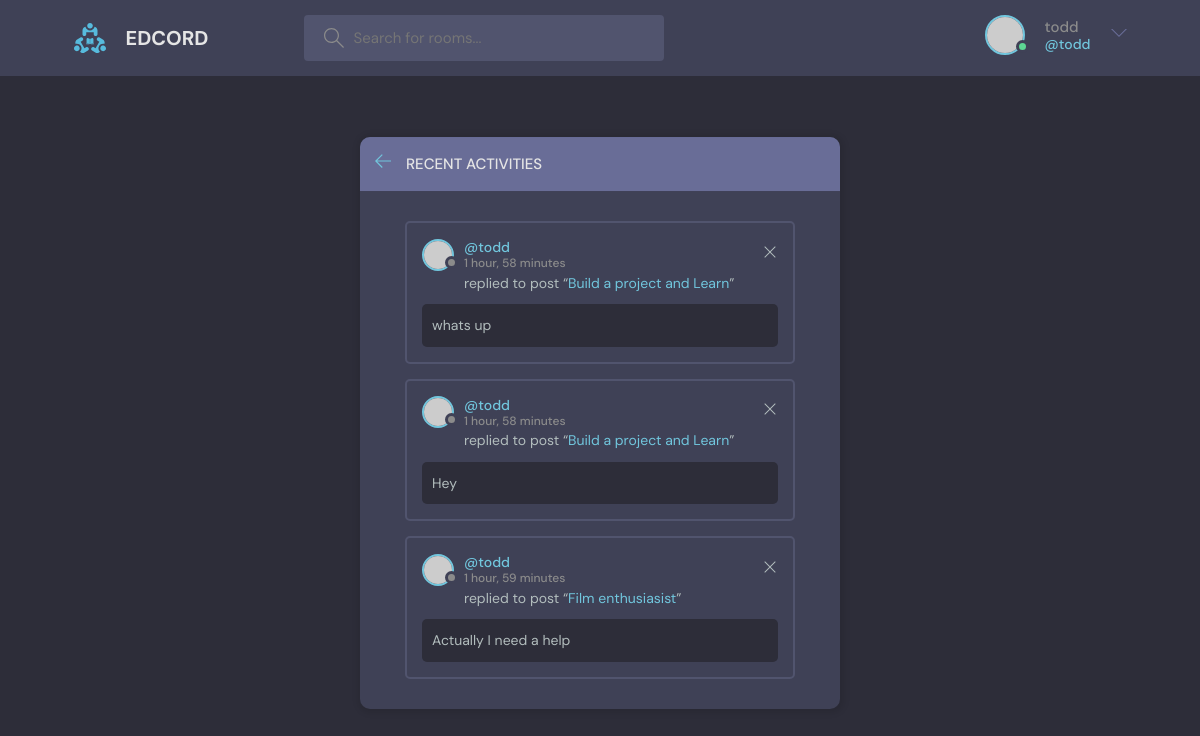
Screenshot of /activity/ (signed in) with the database file from the repository.
### base/models.py (models this page shows, shortened)
class Message(models.Model):
    user=models.ForeignKey(User,on_delete=CASCADE)
    room=models.ForeignKey(Room,on_delete=CASCADE)
    body=models.TextField()
    updated=models.DateTimeField(auto_now=True)
    created=models.DateTimeField(auto_now_add=True)
    class Meta:
        ordering=['-updated','-created']

class Room(models.Model):
    host=models.ForeignKey(User,on_delete=SET_NULL,null=True)
    topic=models.ForeignKey(Topic,on_delete=CASCADE,null=True)
    name=models.CharField(max_length=200)
    description=models.TextField(null=True,blank=True)
    participants=models.ManyToManyField(User,related_name='participants',blank=True)
    updated=models.DateTimeField(auto_now=True)
    created=models.DateTimeField(auto_now_add=True)
    class Meta:
        ordering=['-updated','-created']

### base/views.py (the view)
# urls.py: path('activity/',views.ActivityPage,name='activity'),
def ActivityPage(request):
    room_messages=Message.objects.all()[0:3]
    return render(request,'base/activity.html',{'room_messages':room_messages})

### base/templates/base/activity.html
{% extends 'main.html' %}
{% block content %}
    <main class="layout">
      <div class="container">
        <div class="layout__box">
          <div class="layout__boxHeader">
            <div class="layout__boxTitle">
              <a href="{% url 'home' %}">
                <svg version="1.1" xmlns="http://www.w3.org/2000/svg" width="32" height="32" viewBox="0 0 32 32">
                  <title>arrow-left</title>
                  <path
                    d="M13.723 2.286l-13.723 13.714 13.719 13.714 1.616-1.611-10.96-10.96h27.625v-2.286h-27.625l10.965-10.965-1.616-1.607z"
                  ></path>
                </svg>
              </a>
              <h3>Recent Activities</h3>
            </div>
          </div>
          <div class="activities-page layout__body">
            {% for message in room_messages %}
            <div class="activities__box">
              <div class="activities__boxHeader roomListRoom__header">
                <a href="{% url 'user-profile' message.user.id %}" class="roomListRoom__author">
                  <div class="avatar avatar--small">
                    <img src="https://randomuser.me/api/portraits/women/11.jpg" />
                  </div>
                  <p>
                    @{{message.user}}
                    <span>{{message.created|timesince}}</span>
                  </p>
                </a>
                {% if request.user == message.user %}
                <div class="roomListRoom__actions">
                  <a href="{% url 'delete-message' message.id %}">
                    <svg version="1.1" xmlns="http://www.w3.org/2000/svg" width="32" height="32" viewBox="0 0 32 32">
                      <title>remove</title>
                      <path
                        d="M27.314 6.019l-1.333-1.333-9.98 9.981-9.981-9.981-1.333 1.333 9.981 9.981-9.981 9.98 1.333 1.333 9.981-9.98 9.98 9.98 1.333-1.333-9.98-9.98 9.98-9.981z"
                      ></path>
                    </svg>
                  </a>
                </div>
                {% endif %}
              </div>
              <div class="activities__boxContent">
                <p>replied to post “<a href="{% url 'room' message.room.id %}">{{message.room.name}}</a>”</p>
                <div class="activities__boxRoomContent">
                  {{message.body}}
                </div>
              </div>
            </div>
            {% endfor %}
          </div>
        </div>
      </div>
    </main>
{% endblock %}

### templates/navbar.html (shortened to what this page needs)
{% load static %}
<header class="header header--loggedIn">
    <div class="container">
      <a href="{% url 'home' %}" class="header__logo">
        <img src="{% static 'images/logo.svg' %}" />
        <h1>EDCORD</h1>
      </a>
      <form class="header__search" method="GET" action="{% url 'home' %}">
        <label>
          <input name="q" placeholder="Search for rooms..." />
        </label>
      </form>
      <nav class="header__menu">
        {% if request.user.is_authenticated %}
        <div class="header__user">
          <a href="{% url 'user-profile' request.user.id %}">
            <div class="avatar avatar--medium active">
              <img src="https://randomuser.me/api/portraits/men/37.jpg" />
            </div>
            <p>{{request.user.username}} <a href="{% url 'update-user' %}"><span>@{{request.user.username}}</span></a></p>
          </a>
          <button class="dropdown-button">
            <svg version="1.1" xmlns="http://www.w3.org/2000/svg" width="32" height="32" viewBox="0 0 32 32">
              <title>chevron-down</title>
              <path d="M16 21l-13-13h-3l16 16 16-16h-3l-13 13z"></path>
            </svg>
          </button>
        </div>
        {% else %}
        <a href="{% url 'login' %}">
          <img src="{% static 'images/avatar.svg' %}" />
          <p>Login</p>
        </a>
        {% endif %}
      </nav>
    </div>
  </header>

### rows the page displays
Message: user "todd", created "1 hour, 58 minutes", room.name "Build a project and Learn", body "whats up"
Message: user "todd", created "1 hour, 58 minutes", room.name "Build a project and Learn", body "Hey"
Message: user "todd", created "1 hour, 59 minutes", room.name "Film enthusiasist", body "Actually I need a help"

### other values shown
{{ request.user.username }} "todd"
